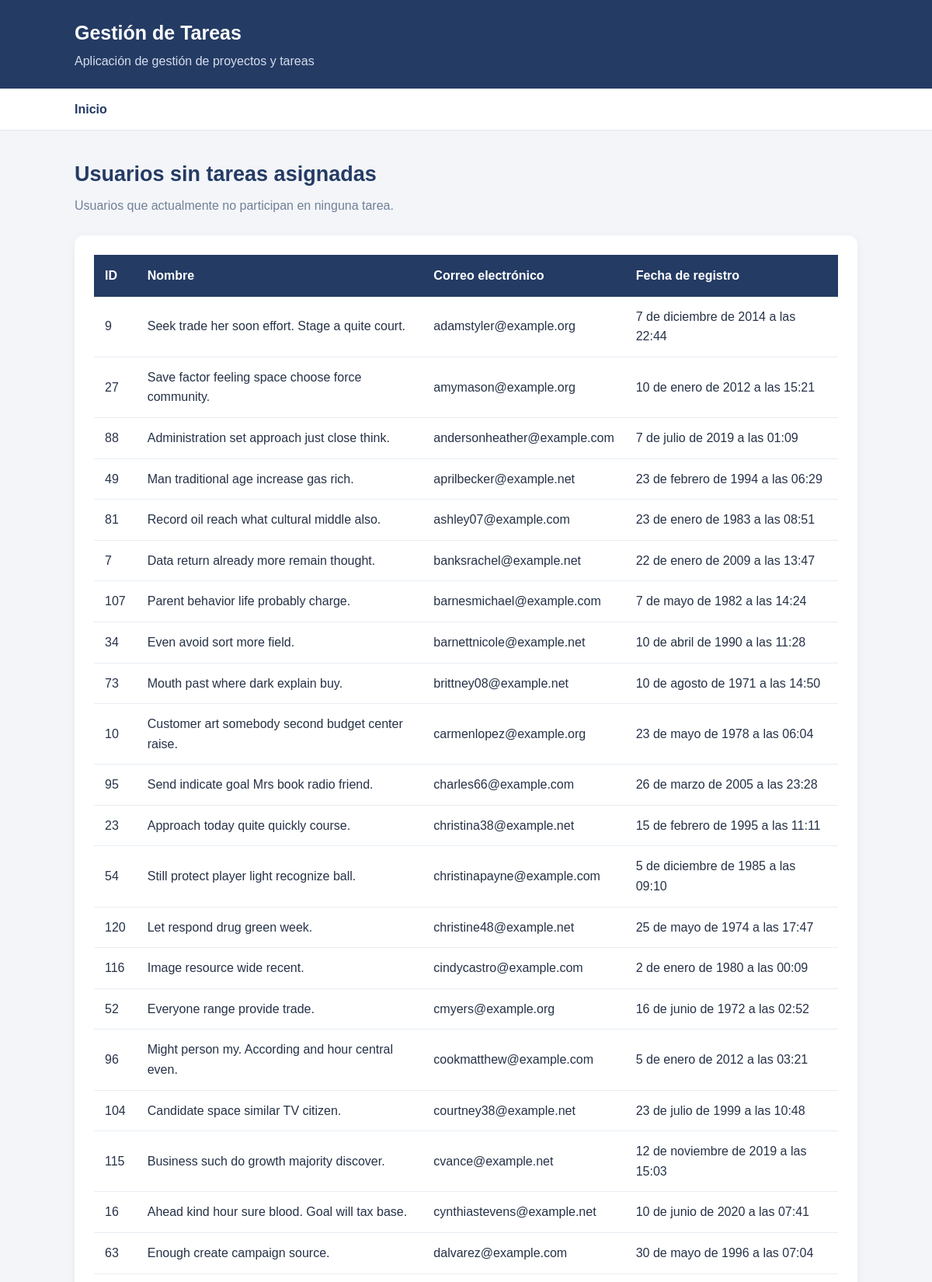
The app's page /usuarios/sin-tareas/ (upper part) with its own data.
### blog/models.py (models this page shows, shortened)
class Usuario(models.Model):
    nombre = models.CharField(max_length=50)
    correo = models.EmailField(max_length=50, unique=True)
    contraseña = models.CharField(max_length=128)
    fecha_registro = models.DateTimeField()

### blog/views.py (the view)
# urls.py: path("usuarios/sin-tareas/", views.usuarios_sin_tareas_asignadas, name="usuarios_sin_tareas_asignadas"),
def usuarios_sin_tareas_asignadas(request):
    usuarios = Usuario.objects.filter(tareas_asignadas__isnull=True).distinct()
    return render(request, 'blog/usuarios_sin_tareas.html', {'datos': usuarios})

### blog/templates/blog/usuarios_sin_tareas.html (shortened to what this page needs)
{% extends 'blog/base.html' %}
{% block contenido %}
<div class="cabecera">
    <h2>Usuarios sin tareas asignadas</h2>
    <p>Usuarios que actualmente no participan en ninguna tarea.</p>
</div>
<div class="tarjeta tabla-contenedor">
    {% if datos %}
    <table>
        <tr>
            <th>ID</th>
            <th>Nombre</th>
            <th>Correo electrónico</th>
            <th>Fecha de registro</th>
        </tr>
        {% for usuario in datos %}
        <tr>
            <td>{{ usuario.id }}</td>
            <td>{{ usuario.nombre }}</td>
            <td>{{ usuario.correo }}</td>
            <td>{{ usuario.fecha_registro }}</td>
        </tr>
        {% endfor %}
    </table>
    {% else %}
        <p class="vacio">Todos los usuarios tienen tareas asignadas o no hay usuarios registrados.</p>
    {% endif %}
</div>
{% endblock %}

### blog/templates/blog/base.html (style rules this page uses)
* { box-sizing: border-box; margin: 0; padding: 0; }
body { font-family: Arial, sans-serif; background: #f3f5f9; color: #263247; line-height: 1.6; }
.cabecera { margin-bottom: 25px; }
.cabecera h2 { font-size: 27px; color: #243b64; margin-bottom: 6px; }
.cabecera p { color: #718096; }
.tarjeta { background: white; padding: 25px; border-radius: 12px; box-shadow: 0 3px 12px rgba(0, 0, 0, 0.05); margin-bottom: 20px; }
.tabla-contenedor { overflow-x: auto; }
table { width: 100%; border-collapse: collapse; background: white; }
th { background: #243b64; color: white; text-align: left; padding: 14px; }
td { padding: 13px 14px; border-bottom: 1px solid #e8edf3; }

### records on screen
Usuario: id "9", nombre "Seek trade her soon effort. Stage a quite court.", correo "adamstyler@example.org", fecha_registro "7 de diciembre de 2014 a las 22:44"
Usuario: id "27", nombre "Save factor feeling space choose force community.", correo "amymason@example.org", fecha_registro "10 de enero de 2012 a las 15:21"
Usuario: id "88", nombre "Administration set approach just close think.", correo "andersonheather@example.com", fecha_registro "7 de julio de 2019 a las 01:09"
Usuario: id "49", nombre "Man traditional age increase gas rich.", correo "aprilbecker@example.net", fecha_registro "23 de febrero de 1994 a las 06:29"
Usuario: id "81", nombre "Record oil reach what cultural middle also.", correo "ashley07@example.com", fecha_registro "23 de enero de 1983 a las 08:51"
Usuario: id "7", nombre "Data return already more remain thought.", correo "banksrachel@example.net", fecha_registro "22 de enero de 2009 a las 13:47"
Usuario: id "107", nombre "Parent behavior life probably charge.", correo "barnesmichael@example.com", fecha_registro "7 de mayo de 1982 a las 14:24"
Usuario: id "34", nombre "Even avoid sort more field.", correo "barnettnicole@example.net", fecha_registro "10 de abril de 1990 a las 11:28"
Usuario: id "73", nombre "Mouth past where dark explain buy.", correo "brittney08@example.net", fecha_registro "10 de agosto de 1971 a las 14:50"
Usuario: id "10", nombre "Customer art somebody second budget center raise.", correo "carmenlopez@example.org", fecha_registro "23 de mayo de 1978 a las 06:04"
Usuario: id "95", nombre "Send indicate goal Mrs book radio friend.", correo "charles66@example.com", fecha_registro "26 de marzo de 2005 a las 23:28"
Usuario: id "23", nombre "Approach today quite quickly course.", correo "christina38@example.net", fecha_registro "15 de febrero de 1995 a las 11:11"
Usuario: id "54", nombre "Still protect player light recognize ball.", correo "christinapayne@example.com", fecha_registro "5 de diciembre de 1985 a las 09:10"
Usuario: id "120", nombre "Let respond drug green week.", correo "christine48@example.net", fecha_registro "25 de mayo de 1974 a las 17:47"
Usuario: id "116", nombre "Image resource wide recent.", correo "cindycastro@example.com", fecha_registro "2 de enero de 1980 a las 00:09"
Usuario: id "52", nombre "Everyone range provide trade.", correo "cmyers@example.org", fecha_registro "16 de junio de 1972 a las 02:52"
Usuario: id "96", nombre "Might person my. According and hour central even.", correo "cookmatthew@example.com", fecha_registro "5 de enero de 2012 a las 03:21"
Usuario: id "104", nombre "Candidate space similar TV citizen.", correo "courtney38@example.net", fecha_registro "23 de julio de 1999 a las 10:48"
Usuario: id "115", nombre "Business such do growth majority discover.", correo "cvance@example.net", fecha_registro "12 de noviembre de 2019 a las 15:03"
Usuario: id "16", nombre "Ahead kind hour sure blood. Goal will tax base.", correo "cynthiastevens@example.net", fecha_registro "10 de junio de 2020 a las 07:41"
Usuario: id "63", nombre "Enough create campaign source.", correo "dalvarez@example.com", fecha_registro "30 de mayo de 1996 a las 07:04"
